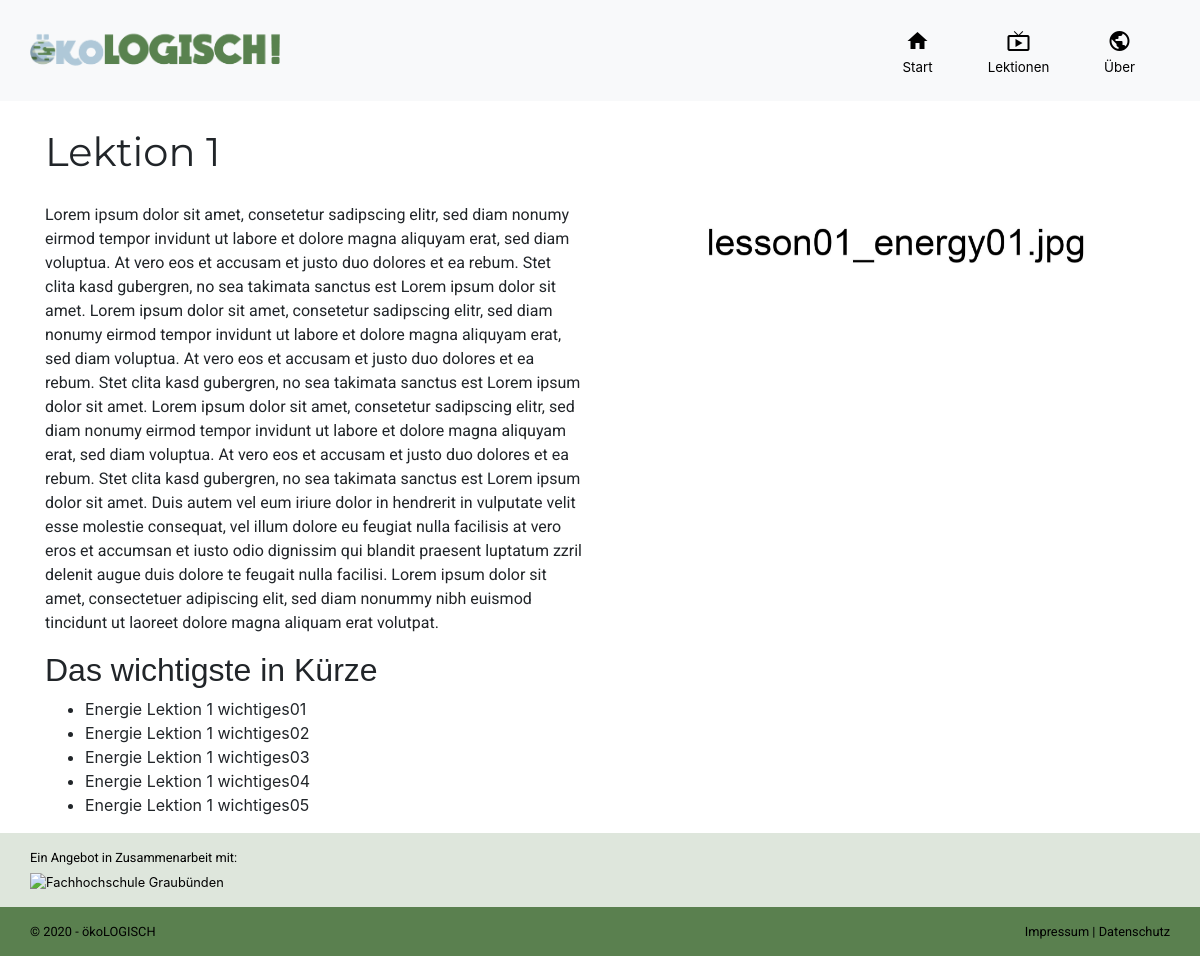
Page /lesson.php?id=1 on the committed database.
### tables this page shows
CREATE TABLE `tbl_lesson` (
  `id` int(11) NOT NULL,
  `category_id` int(11) NOT NULL,
  `title` varchar(255) NOT NULL,
  `text` text NOT NULL,
  `img_url` varchar(255) NOT NULL,
  `gif_url` varchar(255) NOT NULL,
  `video_url` varchar(255) NOT NULL,
  `top_lesson` tinyint(1) NOT NULL,
  `lesson_nr` int(11) NOT NULL,
  `important` text NOT NULL
);

### data/data.php (called while the page is built, shortened)
<?php
function get_db_connection()
{
	global $db_host, $db_name, $db_user, $db_pass, $db_charset;
	$dsn = "mysql:host=$db_host;dbname=$db_name;charset=$db_charset";
	$options = [
		PDO::ATTR_ERRMODE            => PDO::ERRMODE_EXCEPTION,
		PDO::ATTR_DEFAULT_FETCH_MODE => PDO::FETCH_ASSOC,
		PDO::ATTR_EMULATE_PREPARES   => false
	];
	try {
		$db = new PDO($dsn, $db_user, $db_pass, $options);
	} catch (\PDOException $e) {
		throw new \PDOException($e->getMessage(), (int)$e->getCode());
	}
	return $db;
}
function get_lesson_by_id($id)
{
	$db = get_db_connection();
	$sql = "SELECT * FROM tbl_lesson WHERE id = $id;";
	$result = $db->query($sql);
	$row = $result->fetch();
	return $row;
}

### lesson.php (the view, shortened to what this page needs)
<?php
require_once('data/data.php');
$lesson = get_lesson_by_id($_GET['id']);
$images = $lesson['img_url'];
$img = explode(", ", $images);
$importance = $lesson['important'];
$important = explode(", ", $importance);
?>
<?php require_once('templates/head.php'); ?>
<nav>
    <?php require_once('templates/navbar.php'); ?>
</nav>
<section class="container">
    <div class="row">
        <article class="col-md-6">
            <h1><?php echo $lesson['title']; ?></h1>
            <p><?php echo $lesson['text']; ?></p>
            <h2>Das wichtigste in Kürze</h2>
            <ul>
                <?php for ($i = 0; $i < count($important) - 1; ++$i) { ?>
                    <li><?php echo $important[$i] ?></li>
                <?php }; ?>
            </ul>
        </article>
        <article class="col-md-6">
            <div id="carouselExampleControls" class="carousel slide" data-ride="carousel">
                <div class="carousel-inner">
                    <div class="carousel-item active">
                        <img class="d-block w-100" src="<?php echo $img[0]; ?>" alt="First slide">
                    </div>
                </div>
                <a class="carousel-control-prev" href="#carouselExampleControls" role="button" data-slide="prev">
                    <span class="carousel-control-prev-icon" aria-hidden="true"></span>
                </a>
                <a class="carousel-control-next" href="#carouselExampleControls" role="button" data-slide="next">
                    <span class="carousel-control-next-icon" aria-hidden="true"></span>
                </a>
            </div>
        </article>
    </div>
</section>
<?php require_once('templates/footer.php'); ?>

### templates/head.php (shortened to what this page needs)
<!doctype html>
<html lang="de">
<head>
  <link rel="stylesheet" href="assets/scss/main.css">
</head>
<body>

### templates/navbar.php (shortened to what this page needs)
<body>
    <nav class="navbar navbar-icon-top navbar-expand navbar-light bg-light">
        <div class="container">
            <a class="navbar-brand" href=".">
                <img src="assets/logo/logo.png" alt="ökoLOGISCH" loading="lazy">
            </a>
            <div class="navbar-expand">
                <ul class="navbar-nav">
                    <li class="nav-item">
                        <a class="nav-link" href=".">
                            <span class="material-icons">
                                home
                            </span>
                            <span>
                                Start
                            </span>
                        </a>
                    </li>
                    <li class="nav-item">
                        <a class="nav-link" href="./lessons.php">
                            <span class="material-icons">
                                live_tv
                            </span>
                            <span>
                                Lektionen
                            </span>
                        </a>
                    </li>
                    <li class="nav-item">
                        <a class="nav-link" href="./about.php">
                            <span class="material-icons">
                                public
                            </span>
                            <span>
                                Über
                            </span>
                        </a>
                    </li>
                </ul>
            </div>
        </div>
    </nav>
</body>

### templates/footer.php (shortened to what this page needs)
<footer class="page-footer small">
  <div class="container-fluid footer-top">
    <div class="container">
      <p>Ein Angebot in Zusammenarbeit mit:</p>
      <a href="#"><img src="https://www.fhgr.ch/typo3conf/ext/sfptemplate/RootPage/Default/Resources/Public/Partials/Logo/Images/Logo.svg" alt="Fachhochschule Graubünden"></a>
    </div>
  </div>
  <div class="container-fluid footer-copyright">
    <div class="container">
      <div class="row">
        <div class="col">
          <p class="text-left">© <?php echo date("Y"); ?> - <a href="#">ökoLOGISCH</a></p>
        </div>
        <div class="col">
          <p class="text-right"><a href="#">Impressum</a> | <a href="#">Datenschutz</a></p>
        </div>
      </div>
    </div>
  </div>
</footer>
</body>
</html>

### rows in the picture
tbl_lesson: title "Lektion 1", text "Lorem ipsum dolor sit amet, consetetur sadipscing elitr, sed diam nonumy eirmod tempor invidunt ut labore et dolore magna aliquyam erat, sed diam voluptua. At vero eos et accusam et justo duo dolores et ea rebum. Stet clita kasd gubergren, no sea takimata sanctus est Lorem ipsum dolor sit amet. Lorem ipsum dolor sit amet, consetetur sadipscing elitr, sed diam nonumy eirmod tempor invidunt ut labore et dolore magna aliquyam erat, sed diam voluptua. At vero eos et accusam et justo duo dolores et ea rebum. Stet clita kasd gubergren, no sea takimata sanctus est Lorem ipsum dolor sit amet. Lorem ipsum dolor sit amet, consetetur sadipscing elitr, sed diam nonumy eirmod tempor invidunt ut labore…", important "Energie Lektion 1 wichtiges01", important "Energie Lektion 1 wichtiges02", important "Energie Lektion 1 wichtiges03", important "Energie Lektion 1 wichtiges04", important "Energie Lektion 1 wichtiges05"
